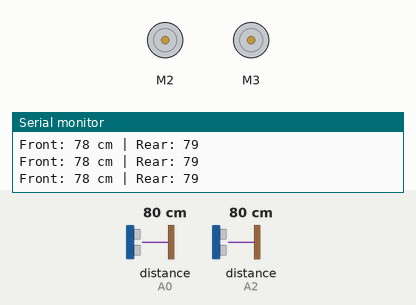
The sketch below on a simulated Arduino Uno, built with avr-gcc and run on an emulated ATmega328P. Parts: 2 × DC motor (green arrow = forward, orange = backward, longer = faster), the last lines printed to the serial monitor. Wiring (inferred from the names in the program): 2 × ultrasonic range finder: trigger A1, echo A0 / trigger A3, echo A2. The test bench sets the inputs (shaded band); at power-on: distance to the obstacle (sensors on A2, A0) 80 cm. The echo pulse lasts 58.3 µs per cm.

Above: at 1.2 s.
1.3 s: distance to the obstacle (sensor on A2) set to 22 cm
2.8 s: distance to the obstacle (sensor on A2) set to 19 cm
At 3.6 s:
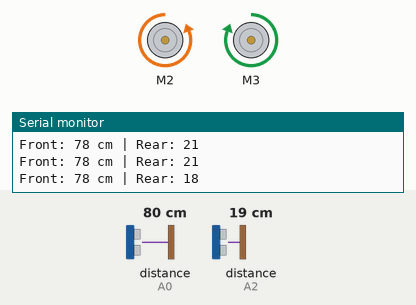
5.8 s: distance to the obstacle (sensor on A0) set to 34 cm
8.8 s: distance to the obstacle (sensor on A0) set to 26 cm
At 9.2 s:
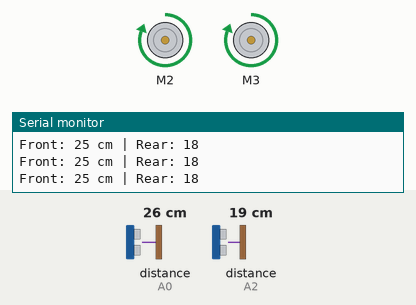
11.8 s: distance to the obstacle (sensor on A0) set to 35 cm
At 12.3 s:
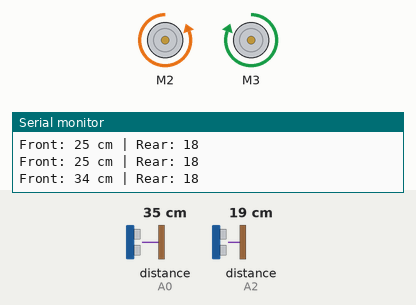
14.8 s: distance to the obstacle (sensor on A0) set to 2 cm
At 16.2 s:
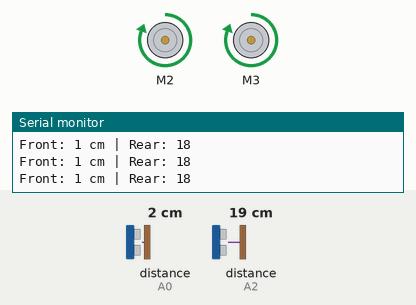
Timing chart, 0 to 17.3 s (numbered marks = the images above; inputs shaded):
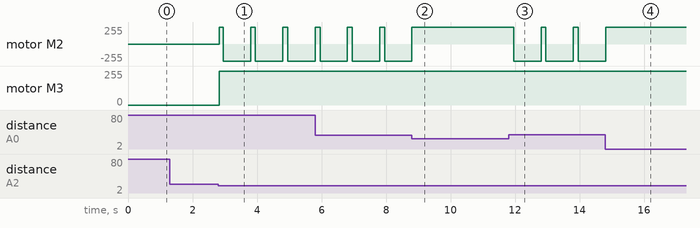

Measured:
- the behaviour switches between 21 and 20 cm on distance to the obstacle (sensor on A2) (found by bisection; images 0 and 1)
- the behaviour switches between 31 and 30 cm on distance to the obstacle (sensor on A0) (found by bisection; images 1 and 2)
- after the input at 2.8 s, motor M2: alternates forward 255/255 for 0.15 s and backward 255/255 for 0.85 s, starting at once; motor M3: stopped → forward 255/255 at once
- after the input at 8.8 s, motor M2: goes on until 8.8 s, then stays forward 255/255
- after the input at 11.8 s, motor M2: alternates forward 255/255 for 0.15 s and backward 255/255 for 0.85 s, starting after 0.16 s
- after the input at 14.8 s, motor M2: goes on until 14.8 s, then stays forward 255/255

The sketch:

v3.ino
```cpp
#include <AFMotor.h>

// Motor definitions
AF_DCMotor motorRight(2);
AF_DCMotor motorLeft(3);

// Ultrasonic sensor pins
#define FRONT_TRIG A1
#define FRONT_ECHO A0
#define REAR_TRIG A3
#define REAR_ECHO A2

// Thresholds (in cm)
#define FRONT_THRESHOLD 30
#define REAR_THRESHOLD 20

// Movement state
enum Mode { IDLE, ATTACK, DODGE, SPIN };
Mode currentMode = IDLE;

// Timing variables
unsigned long actionStartTime = 0;
unsigned long currentTime = 0;
unsigned long spinDuration = 850;    // in ms
unsigned long dodgeDuration = 150;   // quick forward before spin

// Get ultrasonic distance
long getDistance(int trigPin, int echoPin) {
  digitalWrite(trigPin, LOW);
  delayMicroseconds(2);
  digitalWrite(trigPin, HIGH);
  delayMicroseconds(10);
  digitalWrite(trigPin, LOW);
  long duration = pulseIn(echoPin, HIGH, 20000); // Timeout in 20ms
  if (duration == 0) return 999; // No echo
  return duration * 0.034 / 2;
}

void setup() {
  Serial.begin(9600);
  pinMode(FRONT_TRIG, OUTPUT);
  pinMode(FRONT_ECHO, INPUT);
  pinMode(REAR_TRIG, OUTPUT);
  pinMode(REAR_ECHO, INPUT);
}

// Movement functions
void moveForward() {
  motorRight.setSpeed(255);
  motorLeft.setSpeed(255);
  motorRight.run(FORWARD);
  motorLeft.run(FORWARD);
}

void moveBackward() {
  motorRight.setSpeed(255);
  motorLeft.setSpeed(255);
  motorRight.run(BACKWARD);
  motorLeft.run(BACKWARD);
}

void stopMotors() {
  motorRight.run(RELEASE);
  motorLeft.run(RELEASE);
}

void spinInPlace() {
  motorRight.setSpeed(255);
  motorLeft.setSpeed(255);
  motorRight.run(BACKWARD);
  motorLeft.run(FORWARD);
}

void loop() {
  currentTime = millis();

  // Only read sensors in IDLE or ATTACK mode
  if (currentMode == IDLE || currentMode == ATTACK) {
    long frontDist = getDistance(FRONT_TRIG, FRONT_ECHO);
    long rearDist = getDistance(REAR_TRIG, REAR_ECHO);

    Serial.print("Front: "); Serial.print(frontDist);
    Serial.print(" cm | Rear: "); Serial.println(rearDist);

    if (frontDist < FRONT_THRESHOLD) {
      moveForward();
      currentMode = ATTACK;
    }
    else if (rearDist < REAR_THRESHOLD) {
      moveForward(); // quick move before spinning
      actionStartTime = currentTime;
      currentMode = DODGE;
    }
    else {
      stopMotors();
      currentMode = IDLE;
    }
  }

  // Handle timed dodge phase
  else if (currentMode == DODGE) {
    if (currentTime - actionStartTime >= dodgeDuration) {
      spinInPlace(); // start spinning
      actionStartTime = currentTime;
      currentMode = SPIN;
    }
  }

  // Handle spin duration
  else if (currentMode == SPIN) {
    if (currentTime - actionStartTime >= spinDuration) {
      moveForward(); // back to forward attack
      currentMode = ATTACK;
    }
  }
}
```
